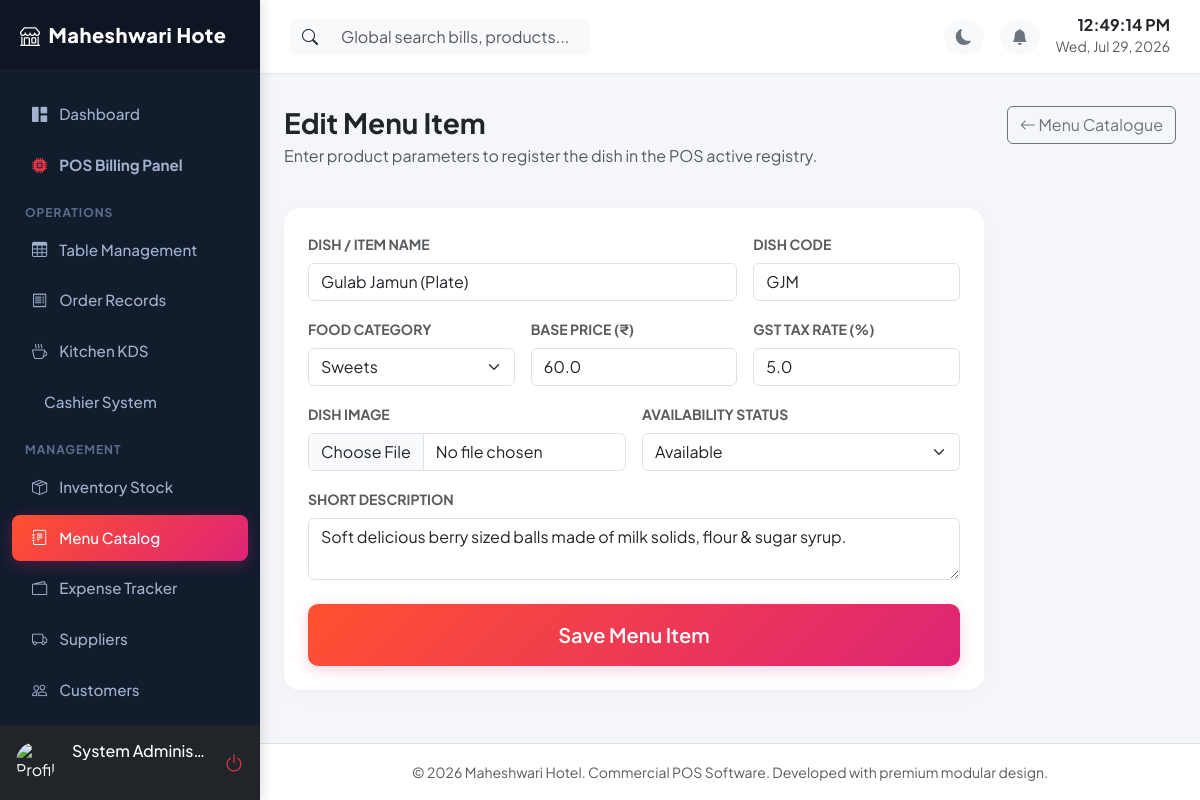
Page /menu/edit/1 (signed in) on the committed database.
### app/models/__init__.py (models this page shows, shortened)
class RestaurantSetting(db.Model):
    __tablename__ = 'restaurant_settings'
    id = db.Column(db.Integer, primary_key=True)
    key = db.Column(db.String(100), unique=True, nullable=False)
    value = db.Column(db.Text, nullable=True)

class User(db.Model, UserMixin):
    __tablename__ = 'users'
    id = db.Column(db.Integer, primary_key=True)
    employee_id = db.Column(db.String(50), unique=True, nullable=False)
    username = db.Column(db.String(80), unique=True, nullable=False)
    password_hash = db.Column(db.String(200), nullable=False)
    name = db.Column(db.String(120), nullable=False)
    email = db.Column(db.String(120), unique=True, nullable=True)
    mobile = db.Column(db.String(15), nullable=True)
    role = db.Column(db.String(50), nullable=False, default='Cashier') # Admin, Manager, Cashier, Waiter, Kitchen, Store Manager
    permissions = db.Column(db.Text, nullable=True) # JSON stored as string for custom permission flags
    status = db.Column(db.String(20), default='Active') # Active, Disabled
    photo = db.Column(db.String(250), nullable=True)
    joining_date = db.Column(db.Date, nullable=True)
    shift = db.Column(db.String(50), nullable=True) # Day, Night, Evening
    fingerprint_enabled = db.Column(db.Boolean, default=False)
    credentials = db.relationship('WebAuthnCredential', backref='user', lazy=True, cascade='all, delete-orphan')
    attendances = db.relationship('Attendance', backref='user', lazy=True, cascade='all, delete-orphan')
    activity_logs = db.relationship('ActivityLog', backref='user', lazy=True)
    def has_permission(self, permission):
        if self.role == 'Admin':
            return True
        perms = self.get_permissions_list()
        return permission in perms

class MenuItem(db.Model):
    __tablename__ = 'menu_items'
    id = db.Column(db.Integer, primary_key=True)
    name = db.Column(db.String(120), nullable=False)
    code = db.Column(db.String(50), unique=True, nullable=False)
    category = db.Column(db.String(100), nullable=False) # Breakfast, Lunch, Dinner, Snacks, Sweets, Cold Drinks, Fast Food
    gst_percent = db.Column(db.Float, default=5.0)
    price = db.Column(db.Float, default=0.0)
    image = db.Column(db.String(250), nullable=True)
    image_url = db.Column(db.String(500), nullable=True)
    image_public_id = db.Column(db.String(250), nullable=True)
    description = db.Column(db.Text, nullable=True)
    status = db.Column(db.String(20), default='Available') # Available, Out of Stock

### app/routes/menu.py (the view, shortened to what this page needs)
@menu_bp.route('/menu/edit/<int:id>', methods=['GET', 'POST'])
@login_required
@permission_required('menu')
def edit_menu_item(id):
    item = MenuItem.query.get_or_404(id)
    form = MenuItemForm(obj=item)
    return render_template('menu/add.html', form=form, title="Edit Menu Item", item=item)

### app/forms/__init__.py
class MenuItemForm(FlaskForm):
    name = StringField('Item Name', validators=[DataRequired(), Length(max=120)])
    code = StringField('Item Code', validators=[DataRequired(), Length(max=50)])
    category = SelectField('Category', choices=[
        ('Breakfast', 'Breakfast'),
        ('Lunch', 'Lunch'),
        ('Dinner', 'Dinner'),
        ('Snacks', 'Snacks'),
        ('Sweets', 'Sweets'),
        ('Cold Drinks', 'Cold Drinks'),
        ('Fast Food', 'Fast Food')
    ], validators=[DataRequired()])
    gst_percent = FloatField('GST %', default=5.0)
    price = FloatField('Price (Base)', validators=[DataRequired()])
    image = FileField('Food Image')
    description = TextAreaField('Description', validators=[Optional()])
    status = SelectField('Status', choices=[('Available', 'Available'), ('Out of Stock', 'Out of Stock')], default='Available')
    submit = SubmitField('Save Menu Item')

### app/utils/helpers.py (called while the page is built)
def get_setting(key, default=None):
    try:
        setting = RestaurantSetting.query.filter_by(key=key).first()
        if setting:
            return setting.value
        return default
    except Exception as e:
        print(f"Error fetching setting {key}: {e}")
        return default

### app/templates/menu/add.html (shortened to what this page needs)
{% extends "base.html" %}
{% block content %}
<div class="row mb-4">
    <div class="col-md-8">
        <h3 class="fw-bold mb-1">{{ title }}</h3>
        <p class="text-muted">Enter product parameters to register the dish in the POS active registry.</p>
    </div>
    <div class="col-md-4 text-md-end">
        <a href="{{ url_for('menu.list_menu') }}" class="btn btn-outline-secondary"><i class="bi bi-arrow-left"></i> Menu Catalogue</a>
    </div>
</div>
<div class="card card-custom p-4" style="max-width: 700px;">
    <form method="POST" enctype="multipart/form-data">
        <div class="row g-3 mb-4">
            <div class="col-md-8">
                <label class="form-label small fw-bold text-muted">DISH / ITEM NAME</label>
                {{ form.name(class="form-control", placeholder="e.g. Special Paneer Tikka") }}
            </div>
            <div class="col-md-4">
                <label class="form-label small fw-bold text-muted">DISH CODE</label>
                {{ form.code(class="form-control", placeholder="e.g. PT05") }}
            </div>
            <div class="col-md-4">
                <label class="form-label small fw-bold text-muted">FOOD CATEGORY</label>
                {{ form.category(class="form-select") }}
            </div>
            <div class="col-md-4">
                <label class="form-label small fw-bold text-muted">BASE PRICE (₹)</label>
                {{ form.price(class="form-control", type="number", step="0.01", placeholder="0.00") }}
            </div>
            <div class="col-md-4">
                <label class="form-label small fw-bold text-muted">GST TAX RATE (%)</label>
                {{ form.gst_percent(class="form-control", type="number", step="0.01", placeholder="5.0") }}
            </div>
            <div class="col-md-6">
                <label class="form-label small fw-bold text-muted">DISH IMAGE</label>
                {{ form.image(class="form-control") }}
            </div>
            <div class="col-md-6">
                <label class="form-label small fw-bold text-muted">AVAILABILITY STATUS</label>
                {{ form.status(class="form-select") }}
            </div>
            <div class="col-md-12">
                <label class="form-label small fw-bold text-muted">SHORT DESCRIPTION</label>
                {{ form.description(class="form-control", rows="2", placeholder="Enter description of dish ingredients/allergens...") }}
            </div>
        </div>
        {{ form.submit(class="btn btn-gradient w-100 py-3 fs-5") }}
    </form>
</div>
{% endblock %}

### app/templates/base.html (shortened to what this page needs)
<!DOCTYPE html>
<html lang="en" data-bs-theme="light">
<head>
    <link href="https://cdn.jsdelivr.net/npm/bootstrap@5.3.1/dist/css/bootstrap.min.css" rel="stylesheet">
    <link href="https://cdn.jsdelivr.net/npm/bootstrap-icons@1.10.5/font/bootstrap-icons.css" rel="stylesheet">
    <link href="https://cdn.jsdelivr.net/npm/sweetalert2@11.7.27/dist/sweetalert2.min.css" rel="stylesheet">
    <link href="https://cdn.datatables.net/1.13.6/css/dataTables.bootstrap5.min.css" rel="stylesheet">
</head>
<body>
    <div id="sidebar" class="d-flex flex-column">
        <div class="logo d-flex align-items-center justify-content-between">
            <span><i class="bi bi-shop me-2"></i>{{ restaurant_name[:15] }}</span>
        </div>
        <div class="flex-grow-1 mt-3">
            <a href="{{ url_for('dashboard.index') }}" class="nav-link {% if request.endpoint == 'dashboard.index' %}active{% endif %}">
                <i class="bi bi-grid-1x2-fill"></i> Dashboard
            </a>
            {% if current_user.has_permission('orders') %}
            <a href="{{ url_for('orders.pos_interface') }}" class="nav-link {% if request.endpoint == 'orders.pos_interface' %}active{% endif %}">
                <i class="bi bi-cpu-fill text-danger"></i> <b>POS Billing Panel</b>
            </a>
            {% endif %}
            <div class="nav-header">Operations</div>
            {% if current_user.has_permission('tables') %}
            <a href="{{ url_for('tables.layout') }}" class="nav-link {% if request.endpoint == 'tables.layout' %}active{% endif %}">
                <i class="bi bi-table"></i> Table Management
            </a>
            {% endif %}
            {% if current_user.has_permission('orders') %}
            <a href="{{ url_for('orders.list_orders') }}" class="nav-link {% if request.endpoint == 'orders.list_orders' %}active{% endif %}">
                <i class="bi bi-receipt"></i> Order Records
            </a>
            {% endif %}
            {% if current_user.has_permission('kitchen') %}
            <a href="{{ url_for('kitchen.display') }}" class="nav-link {% if request.endpoint == 'kitchen.display' %}active{% endif %}">
                <i class="bi bi-cup-hot"></i> Kitchen KDS
            </a>
            {% endif %}
            {% if current_user.has_permission('billing') %}
            <a href="{{ url_for('billing.index') }}" class="nav-link {% if request.endpoint == 'billing.index' %}active{% endif %}">
                 Cashier System
            </a>
            {% endif %}
            <div class="nav-header">Management</div>
            {% if current_user.has_permission('inventory') %}
            <a href="{{ url_for('inventory.index') }}" class="nav-link {% if 'inventory' in request.endpoint %}active{% endif %}">
                <i class="bi bi-box-seam"></i> Inventory Stock
            </a>
            {% endif %}
            {% if current_user.has_permission('menu') %}
            <a href="{{ url_for('menu.list_menu') }}" class="nav-link {% if 'menu' in request.endpoint %}active{% endif %}">
                <i class="bi bi-journal-text"></i> Menu Catalog
            </a>
            {% endif %}
            {% if current_user.has_permission('expenses') %}
            <a href="{{ url_for('expenses.list_expenses') }}" class="nav-link {% if 'expenses' in request.endpoint and 'suppliers' not in request.url %}active{% endif %}">
                <i class="bi bi-wallet2"></i> Expense Tracker
            </a>
            {% endif %}
            {% if current_user.has_permission('suppliers') %}
            <a href="{{ url_for('expenses.list_suppliers') }}" class="nav-link {% if 'suppliers' in request.endpoint %}active{% endif %}">
                <i class="bi bi-truck"></i> Suppliers
            </a>
            {% endif %}
            {% if current_user.has_permission('customers') %}
            <a href="{{ url_for('customers.index') }}" class="nav-link {% if 'customers' in request.endpoint %}active{% endif %}">
                <i class="bi bi-people"></i> Customers
            </a>
            {% endif %}
            {% if current_user.has_permission('attendance') %}
            <a href="{{ url_for('attendance.index') }}" class="nav-link {% if 'attendance' in request.endpoint %}active{% endif %}">
            </a>
            {% endif %}
        </div>
        <div class="p-3 bg-dark d-flex align-items-center gap-3">
            <img src="{{ url_for('static', filename=current_user.photo if current_user.photo else 'uploads/profiles/default.png') }}" onerror="this.src='https://cdn-icons-png.flaticon.com/512/3135/3135715.png'" class="rounded-circle" width="40" height="40" alt="Profile">
            <div class="overflow-hidden">
                <h6 class="mb-0 text-white text-truncate">{{ current_user.name }}</h6>
                <small class="text-muted text-uppercase" style="font-size: 0.75rem;">{{ current_user.role }}</small>
            </div>
            <a href="{{ url_for('auth.logout') }}" class="text-danger ms-auto fs-5" title="Logout"><i class="bi bi-power"></i></a>
        </div>
    </div>
    <div id="content">
        <nav class="navbar navbar-expand navbar-main align-items-center justify-content-between">
            <div class="d-flex align-items-center gap-3">
                <div class="position-relative d-none d-md-block" style="width: 300px;">
                    <div class="input-group">
                        <span class="input-group-text bg-light border-0"><i class="bi bi-search"></i></span>
                        <input type="text" class="form-control bg-light border-0" id="global-search-input" placeholder="Global search bills, products...">
                    </div>
                </div>
            </div>
            <div class="d-flex align-items-center gap-3">
                <button class="btn btn-light rounded-circle border-0 text-secondary" id="theme-toggle-btn"><i class="bi bi-moon-fill"></i></button>
                <div class="dropdown">
                    <button class="btn btn-light rounded-circle border-0 text-secondary position-relative" type="button" data-bs-toggle="dropdown" aria-expanded="false" id="notif-dropdown-btn">
                        <i class="bi bi-bell-fill"></i>
                    </button>
                </div>
                <div class="text-end d-none d-sm-block">
                    <h6 class="mb-0 fw-bold" id="live-time">00:00:00</h6>
                    <small class="text-muted" id="live-date">July 24, 2026</small>
                </div>
            </div>
        </nav>
        <div class="container-fluid px-4 py-3 flex-grow-1">
            {% block content %}{% endblock %}
        </div>
        <footer class="bg-white py-3 border-top mt-auto text-center text-muted">
            <small>&copy; 2026 {{ restaurant_name }}. Commercial POS Software. Developed with premium modular design.</small>
        </footer>
    </div>
</body>
</html>

### app/templates/base.html (style rules this page uses)
:root { --primary-gradient: linear-gradient(135deg, #FF512F 0%, #DD2476 100%); --sidebar-width: 260px; --sidebar-bg: #111c2d; --font-family: 'Plus Jakarta Sans', sans-serif; }
body { font-family: var(--font-family); background-color: #f4f6fa; overflow-x: hidden; transition: background-color 0.3s ease, color 0.3s ease; }
#sidebar { width: var(--sidebar-width); min-width: var(--sidebar-width); background: var(--sidebar-bg); color: #fff; height: 100vh; position: fixed; top: 0; left: 0; display: flex; flex-direction: column; z-index:1000; overflow:hidden; box-shadow:4px 0 10px rgba(0,0,0,0.1); }
#sidebar > .flex-grow-1 { overflow-y:auto; min-height:0; }
#sidebar .logo { padding: 20px; background: rgba(0,0,0,0.2); font-size: 1.25rem; font-weight: 800; letter-spacing: 0.5px; border-bottom: 1px solid rgba(255,255,255,0.05); }
#sidebar .nav-link { color: #a3b1cc; padding: 12px 20px; font-weight: 500; font-size: 0.95rem; border-radius: 8px; margin: 4px 12px; display: flex; align-items: center; gap: 12px; transition: all 0.2s; }
#sidebar .nav-link:hover, #sidebar .nav-link.active { color: #fff; background: rgba(255, 255, 255, 0.08); }
#sidebar .nav-link.active { background: var(--primary-gradient); box-shadow: 0 4px 15px rgba(221, 36, 118, 0.3); }
#sidebar .nav-header { font-size: 0.75rem; text-transform: uppercase; letter-spacing: 1px; color: #5d6d8c; font-weight: 700; margin: 15px 25px 5px 25px; }
#content { margin-left: var(--sidebar-width); width: calc(100% - var(--sidebar-width)); transition: all 0.3s ease; min-height: 100vh; display: flex; flex-direction: column; }
.navbar-main { background-color: #fff; border-bottom: 1px solid #e2e8f0; padding: 15px 30px; position: sticky; top: 0; z-index: 999; box-shadow: 0 2px 4px rgba(0,0,0,0.02); }
.card-custom { border: none; border-radius: 16px; box-shadow: 0 4px 20px rgba(0, 0, 0, 0.03); transition: transform 0.2s ease, box-shadow 0.2s ease; background-color: #fff; }
.btn-gradient { background: var(--primary-gradient); color: #fff; border: none; font-weight: 600; border-radius: 10px; padding: 10px 24px; box-shadow: 0 4px 15px rgba(221, 36, 118, 0.2); transition: all 0.2s; }

### rows in the picture
RestaurantSetting: value "Maheshwari Hote", value "Maheshwari Hotel"
User: name "System Adminis…"
MenuItem: name "Gulab Jamun (Plate)", code "GJM", category "Sweets", price "60.0", gst_percent "5.0", status "Available", description "Soft delicious berry sized balls made of milk solids, flour & sugar syrup."

### other values in the picture
{{ title }} "Edit Menu Item"
